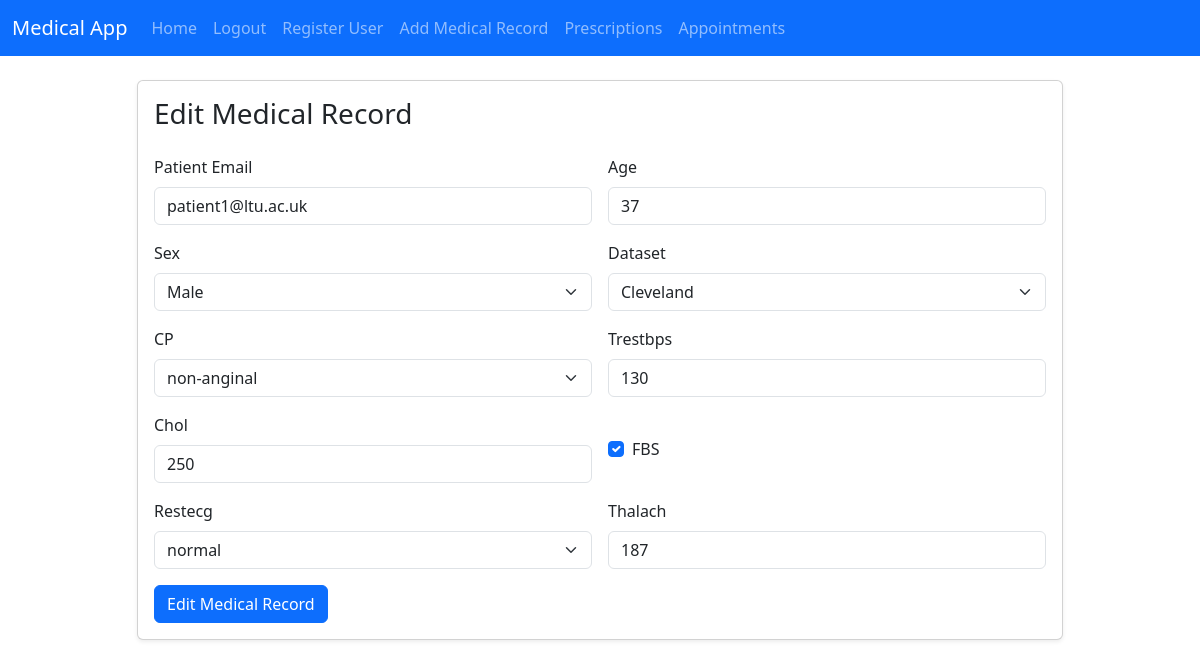
Before: /edit-medical-record/4 (signed in) with the older database file.
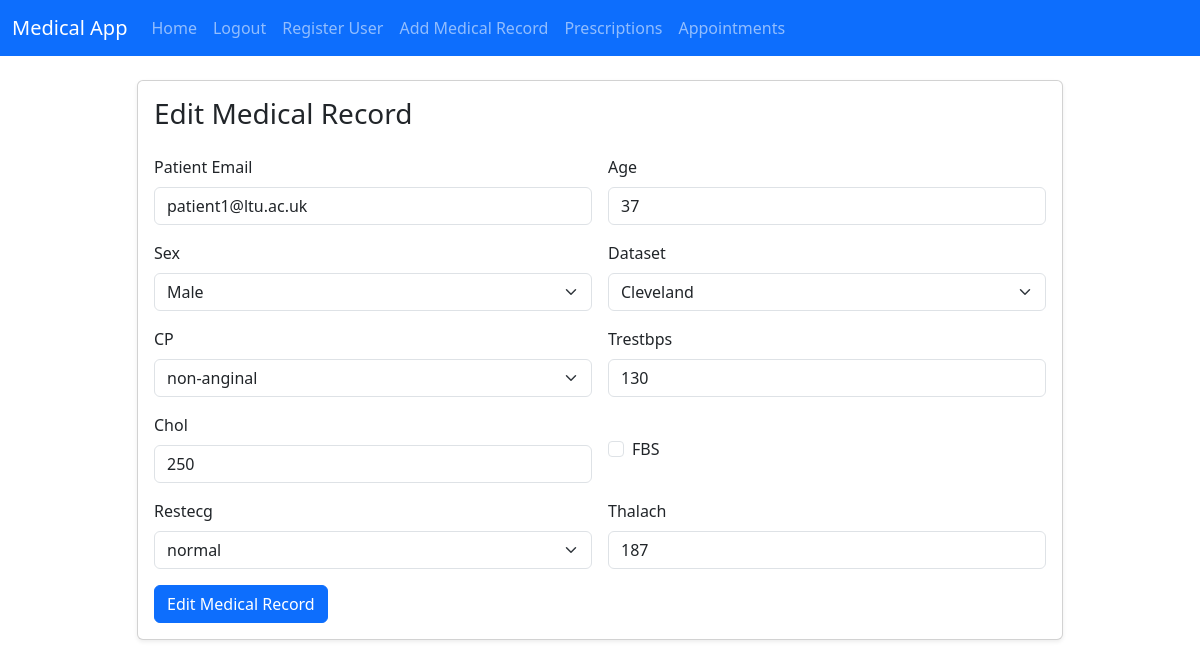
After: the same page with the newer database file.
### models.py (models this page shows)
class MedicalRecord(db.Model):
  id: Mapped[int] = mapped_column(primary_key=True)
  age: Mapped[int] = mapped_column(nullable=False)
  sex: Mapped[str] = mapped_column(nullable=False)
  dataset: Mapped[str] = mapped_column(nullable=False)
  cp: Mapped[str] = mapped_column(nullable=False)
  trestbps: Mapped[int] = mapped_column(nullable=True)
  chol: Mapped[int] = mapped_column(nullable=True)
  fbs: Mapped[bool] = mapped_column(nullable=True)
  restecg: Mapped[str] = mapped_column(nullable=True)
  thalach: Mapped[int] = mapped_column(nullable=True)
  user_id: Mapped[int] = mapped_column(ForeignKey("user.id"))
  user: Mapped["User"] = relationship("User", back_populates="medical_records")

### main.py (the view, shortened to what this page needs)
@app.route("/edit-medical-record/<int:medical_record_id>" , methods=["GET" , "POST"])
@login_required
def edit_medical_record(medical_record_id):
    if current_user.role.name != "admin":
        return "<h1>Role must be admin</h1>"
    medical_record = db.session.get(MedicalRecord, medical_record_id)
    if not medical_record:
        return render_template('404.html' , errors={"error": ["Medical record not found"]})
    return render_template('edit-medical-record.html' , form=MedicalRecordForm(obj=medical_record) , medical_record=medical_record)

### main.py (called while the page is built)
@login_manager.user_loader
def load_user(user_id):
    if user_id is None:
        return None
    try:
        return db.session.get(User, int(user_id))
    except (ValueError, TypeError):
        return None

### templates/edit-medical-record.html (shortened to what this page needs)
{% extends 'base.html' %}
{% block body %}
<div class="row justify-content-center">
    <div class="col-lg-10">
        <div class="card shadow-sm">
            <div class="card-body">
                <h3 class="card-title mb-4">Edit Medical Record</h3>
                <form method="POST" action="{{ url_for('edit_medical_record', medical_record_id=medical_record.id) }}">
                    <div class="row g-3">
                        <div class="col-md-6">
                            {{ form.patient_email.label(class="form-label") }}
                            {{ form.patient_email(class="form-control", value=medical_record.user.email) }}
                        </div>
                        <div class="col-md-6">
                            {{ form.age.label(class="form-label") }}
                            {{ form.age(class="form-control") }}
                        </div>
                        <div class="col-md-6">
                            {{ form.sex.label(class="form-label") }}
                            {{ form.sex(class="form-select") }}
                        </div>
                        <div class="col-md-6">
                            {{ form.dataset.label(class="form-label") }}
                            {{ form.dataset(class="form-select") }}
                        </div>
                        <div class="col-md-6">
                            {{ form.cp.label(class="form-label") }}
                            {{ form.cp(class="form-select") }}
                        </div>
                        <div class="col-md-6">
                            {{ form.trestbps.label(class="form-label") }}
                            {{ form.trestbps(class="form-control") }}
                        </div>
                        <div class="col-md-6">
                            {{ form.chol.label(class="form-label") }}
                            {{ form.chol(class="form-control") }}
                        </div>
                        <div class="col-md-6">
                            <div class="form-check mt-4">
                                {{ form.fbs(class="form-check-input") }}
                                {{ form.fbs.label(class="form-check-label") }}
                            </div>
                        </div>
                        <div class="col-md-6">
                            {{ form.restecg.label(class="form-label") }}
                            {{ form.restecg(class="form-select") }}
                        </div>
                        <div class="col-md-6">
                            {{ form.thalach.label(class="form-label") }}
                            {{ form.thalach(class="form-control") }}
                        </div>
                        <div class="col-12">
                            {{ form.submit(class="btn btn-primary", value="Edit Medical Record") }}
                        </div>
                    </div>
                </form>
            </div>
        </div>
    </div>
</div>
{% endblock %}

Changed rows visible on the page:
changed MedicalRecord "Male": fbs "☑" → "☐"
